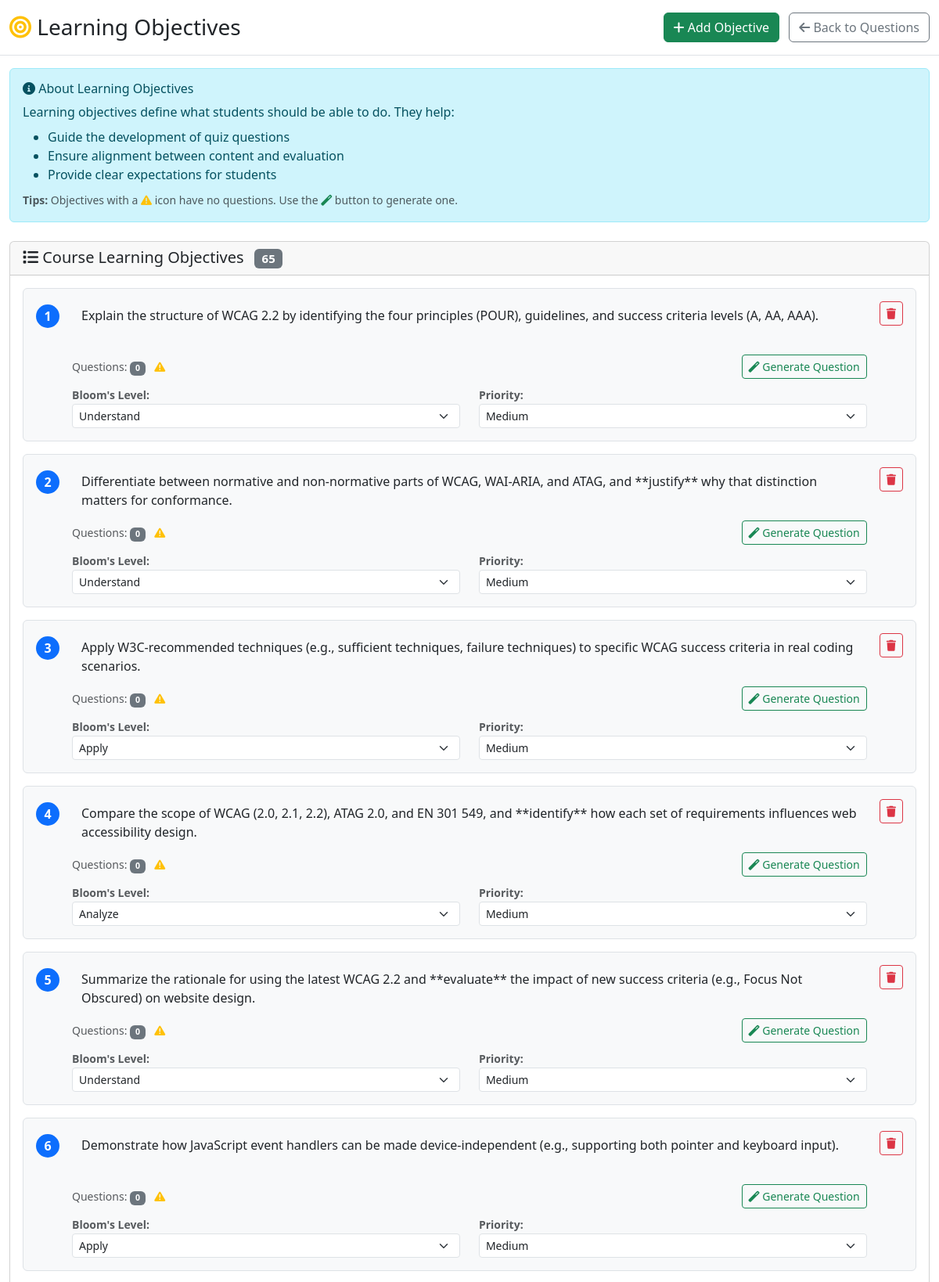
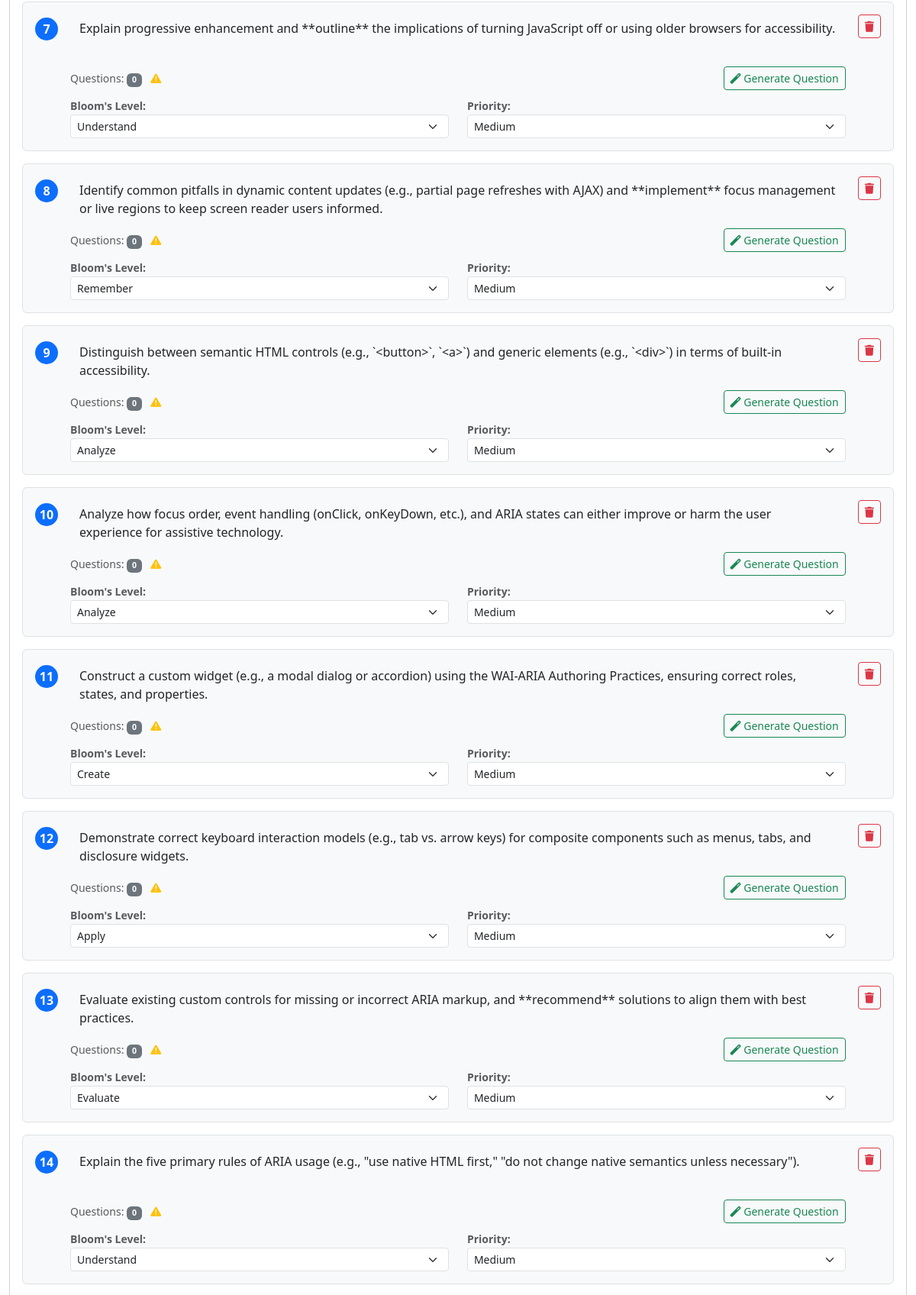
Screenshot of /objectives/ (upper part) with the database file from the repository (2 pictures, top to bottom).
### tables this page shows
CREATE TABLE learning_objective (
                    id TEXT PRIMARY KEY,
                    text TEXT NOT NULL UNIQUE,
                    created_at TEXT,
                    
                    -- These columns are new, for your objectives.html UI --
                    blooms_level TEXT DEFAULT 'understand',
                    priority TEXT DEFAULT 'medium'
                );

### src/question_app/api/objectives.py (the view)
@router.get("/", response_class=HTMLResponse)
async def objectives_page(request: Request):
    try:
        objectives = db.list_all_objectives_with_counts()
        return templates.TemplateResponse(
            "objectives.html", {"request": request, "objectives": objectives}
        )
    except Exception as e:
        logger.error(f"Error loading objectives page: {e}", exc_info=True)
        raise HTTPException(status_code=500, detail="Could not load objectives.")

### templates/objectives.html (shortened to what this page needs)
<!DOCTYPE html>
<html lang="en">
<head>
    <link href="https://cdn.jsdelivr.net/npm/bootstrap@5.3.7/dist/css/bootstrap.min.css" rel="stylesheet">
    <link href="https://cdnjs.cloudflare.com/ajax/libs/font-awesome/6.0.0/css/all.min.css" rel="stylesheet">
</head>
<body>
    <div class="sticky-header">
        <div class="container-fluid">
            <div class="d-flex justify-content-between align-items-center">
                <div>
                    <h1 class="h3 mb-0">
                        <i class="fas fa-bullseye text-warning"></i> Learning Objectives
                    </h1>
                </div>
                <div>
                    <button id="addObjectiveBtn" class="btn btn-success me-2">
                        <i class="fas fa-plus"></i> Add Objective
                    </button>
                    <a href="/" class="btn btn-outline-secondary">
                        <i class="fas fa-arrow-left"></i> Back to Questions
                    </a>
                </div>
            </div>
        </div>
    </div>
    <div class="container-fluid">
        <div class="alert alert-info mb-4">
            <h6 class="alert-heading"><i class="fas fa-info-circle"></i> About Learning Objectives</h6>
            <p class="mb-2">Learning objectives define what students should be able to do. They help:</p>
            <ul class="mb-2">
                <li>Guide the development of quiz questions</li>
                <li>Ensure alignment between content and evaluation</li>
                <li>Provide clear expectations for students</li>
            </ul>
            <small class="text-muted">
                <strong>Tips:</strong> Objectives with a <i class="fas fa-exclamation-triangle text-warning"></i>
                icon have no questions. Use the <i class="fas fa-magic text-success"></i>
                button to generate one.
            </small>
        </div>
        <div class="card">
            <div class="card-header">
                <h5 class="mb-0">
                    <i class="fas fa-list"></i> Course Learning Objectives
                    <span class="badge bg-secondary ms-2" id="objectiveCount">
                        {{ objectives|length if objectives else 0 }}
                    </span>
                </h5>
            </div>
            <div class="card-body">
                <div id="objectivesList">
                    {% if objectives and objectives|length > 0 %}
                    {% for objective in objectives %}
                    <div class="objective-item" data-objective-id="{{ objective.id }}">
                        <div class="d-flex align-items-start p-3">
                            <div class="objective-number me-3 mt-1">
                                {{ loop.index }}
                            </div>
                            <div class="flex-grow-1">
                                <textarea class="objective-input form-control"
                                    placeholder="Enter learning objective here...">{{ objective.text }}</textarea>
                                <div class="d-flex justify-content-between align-items-center mt-2">
                                    <small class="text-muted">
                                        Questions: <span class="badge bg-secondary">{{ objective.question_count
                                            }}</span>
                                        {% if objective.question_count == 0 %}
                                        <span class="ms-2" title="No questions associated with this objective">
                                            <i class="fas fa-exclamation-triangle text-warning"></i>
                                        </span>
                                        {% endif %}
                                    </small>
                                    {% if objective.question_count == 0 %}
                                    <button class="btn btn-sm btn-outline-success generate-question"
                                        data-objective-id="{{ objective.id }}" title="Generate Question with AI">
                                        <i class="fas fa-magic"></i> Generate Question
                                    </button>
                                    {% endif %}
                                </div>
                                <div class="row mt-2">
                                    <div class="col-md-6">
                                        <small class="text-muted">
                                            <strong>Bloom's Level:</strong>
                                            <select class="form-select form-select-sm blooms-level">
                                                <option value="remember" {% if objective.blooms_level=='remember'
                                                    %}selected{% endif %}>Remember</option>
                                                <option value="understand" {% if objective.blooms_level=='understand'
                                                    %}selected{% endif %}>Understand</option>
                                                <option value="apply" {% if objective.blooms_level=='apply' %}selected{%
                                                    endif %}>Apply</option>
                                                <option value="analyze" {% if objective.blooms_level=='analyze'
                                                    %}selected{% endif %}>Analyze</option>
                                                <option value="evaluate" {% if objective.blooms_level=='evaluate'
                                                    %}selected{% endif %}>Evaluate</option>
                                                <option value="create" {% if objective.blooms_level=='create'
                                                    %}selected{% endif %}>Create</option>
                                            </select>
                                        </small>
                                    </div>
                                    <div class="col-md-6">
                                        <small class="text-muted">
                                            <strong>Priority:</strong>
                                            <select class="form-select form-select-sm priority-level">
                                                <option value="medium" {% if objective.priority=='medium' %}selected{%
                                                    endif %}>Medium</option>
                                            </select>
                                        </small>
                                    </div>
                                </div>
                            </div>
                            <div class="ms-3">
                                <button class="btn btn-sm btn-outline-danger delete-objective" title="Delete objective">
                                    <i class="fas fa-trash"></i>
                                </button>
                            </div>
                        </div>
                    </div>
                    {% endfor %}
                    {% endif %}
                </div>
            </div>
        </div>
    </div>
</body>
</html>

### templates/objectives.html (style rules this page uses)
.sticky-header { position: sticky; top: 0; z-index: 1000; background-color: white; border-bottom: 1px solid #dee2e6; padding: 1rem 0; margin-bottom: 1rem; }
.objective-item { border: 1px solid #dee2e6; border-radius: 0.375rem; margin-bottom: 1rem; background-color: #f8f9fa; transition: transform 0.2s; }
.objective-number { background-color: #0d6efd; color: white; border-radius: 50%; width: 30px; height: 30px; display: flex; align-items: center; justify-content: center; font-weight: bold; flex-shrink: 0; }
.objective-input { border: none; background: transparent; resize: none; min-height: 40px; width: 100%; }

### rows the page displays
learning_objective: text "Explain the structure of WCAG 2.2 by identifying the four principles (POUR), guidelines, and success criteria levels (A, AA, AAA).", question_count "0", blooms_level "Understand", priority "Medium"
learning_objective: text "Differentiate between normative and non-normative parts of WCAG, WAI-ARIA, and ATAG, and **justify** why that distinction matters for conformance.", question_count "0", blooms_level "Understand", priority "Medium"
learning_objective: text "Apply W3C-recommended techniques (e.g., sufficient techniques, failure techniques) to specific WCAG success criteria in real coding scenarios.", question_count "0", blooms_level "Apply", priority "Medium"
learning_objective: text "Compare the scope of WCAG (2.0, 2.1, 2.2), ATAG 2.0, and EN 301 549, and **identify** how each set of requirements influences web accessibility design.", question_count "0", blooms_level "Analyze", priority "Medium"
learning_objective: text "Summarize the rationale for using the latest WCAG 2.2 and **evaluate** the impact of new success criteria (e.g., Focus Not Obscured) on website design.", question_count "0", blooms_level "Understand", priority "Medium"
learning_objective: text "Demonstrate how JavaScript event handlers can be made device-independent (e.g., supporting both pointer and keyboard input).", question_count "0", blooms_level "Apply", priority "Medium"
learning_objective: text "Explain progressive enhancement and **outline** the implications of turning JavaScript off or using older browsers for accessibility.", question_count "0", blooms_level "Understand", priority "Medium"
learning_objective: text "Identify common pitfalls in dynamic content updates (e.g., partial page refreshes with AJAX) and **implement** focus management or live regions to keep screen reader users informed.", question_count "0", blooms_level "Remember", priority "Medium"
learning_objective: text "Distinguish between semantic HTML controls (e.g., `<button>`, `<a>`) and generic elements (e.g., `<div>`) in terms of built-in accessibility.", question_count "0", blooms_level "Analyze", priority "Medium"
learning_objective: text "Analyze how focus order, event handling (onClick, onKeyDown, etc.), and ARIA states can either improve or harm the user experience for assistive technology.", question_count "0", blooms_level "Analyze", priority "Medium"
learning_objective: text "Construct a custom widget (e.g., a modal dialog or accordion) using the WAI-ARIA Authoring Practices, ensuring correct roles, states, and properties.", question_count "0", blooms_level "Create", priority "Medium"
learning_objective: text "Demonstrate correct keyboard interaction models (e.g., tab vs. arrow keys) for composite components such as menus, tabs, and disclosure widgets.", question_count "0", blooms_level "Apply", priority "Medium"
learning_objective: text "Evaluate existing custom controls for missing or incorrect ARIA markup, and **recommend** solutions to align them with best practices.", question_count "0", blooms_level "Evaluate", priority "Medium"
learning_objective: text "Explain the five primary rules of ARIA usage (e.g., \"use native HTML first,\" \"do not change native semantics unless necessary\").", question_count "0", blooms_level "Understand", priority "Medium"

### other values shown
{{ objectives|length if objectives else 0 }} "65"
